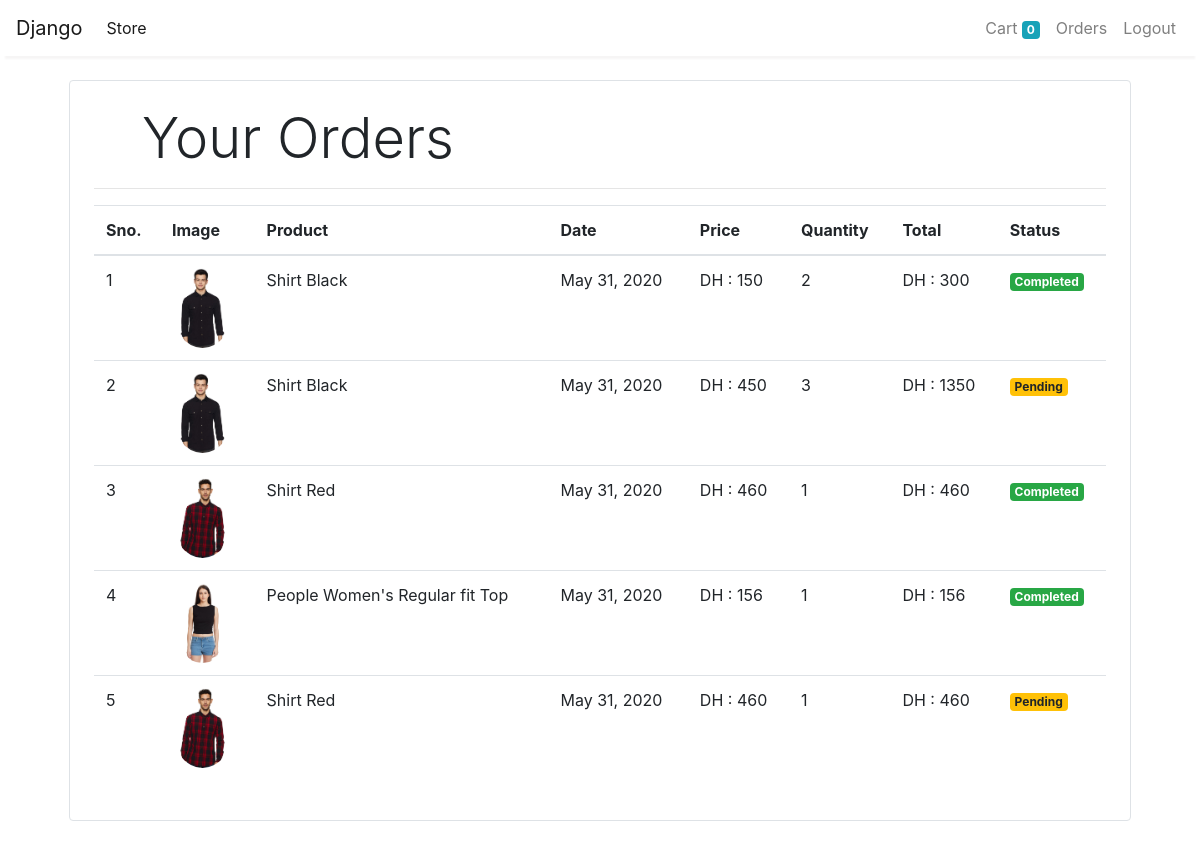
Screenshot of /orders (signed in) with the database file from the repository.
### store/models/orders.py (models this page shows, shortened)
class Order(models.Model):
    product = models.ForeignKey(Product,
                                on_delete=models.CASCADE)
    customer = models.ForeignKey(Customer,
                                 on_delete=models.CASCADE)
    quantity = models.IntegerField(default=1)
    price = models.IntegerField()
    address = models.CharField(max_length=50, default='', blank=True)
    phone = models.CharField(max_length=50, default='', blank=True)
    date = models.DateField(default=datetime.datetime.today)
    status = models.BooleanField(default=False)
    @staticmethod
    def get_orders_by_customer(customer_id):
        return Order.objects.filter(customer=customer_id).order_by('-date')

### store/models/product.py (models this page shows, shortened)
class Product(models.Model):
    name = models.CharField(max_length=50)
    price = models.IntegerField(default=0)
    category = models.ForeignKey(Category, on_delete=models.CASCADE, default=1)
    description = models.CharField(max_length=200, default='' , null=True , blank=True)
    image = models.ImageField(upload_to='uploads/products/')

### store/middlewares/auth.py (the view)
    def middleware(request):
        print(request.session.get('customer'))
        returnUrl = request.META['PATH_INFO']
        print(request.META['PATH_INFO'])
        if not request.session.get('customer'):
           return redirect(f'login?return_url={returnUrl}')
        response = get_response(request)
        return response

### store/templatetags/custom_filter.py (called while the page is built)
@register.filter(name='currency')
def currency(number):
    return "DH : "+str(number)

@register.filter(name='multiply')
def multiply(number , number1):
    return number * number1

### store/views/orders.py (called while the page is built)
    def get(self , request ):
        customer = request.session.get('customer')
        orders = Order.get_orders_by_customer(customer)
        print(orders)
        return render(request , 'orders.html'  , {'orders' : orders})

### store/templates/orders.html
{% extends 'base.html' %}
{% block content %}
{% load cart %}
{% load custom_filter %}
<div class="container">
   <div class="border rounded p-4 m-4">
        <p class="display-4 pl-4 ml-4">Your Orders</p>
        <hr>
        <table class="table">
            <thead>
                <tr>
                    <th>Sno.</th>
                    <th>Image</th>
                    <th>Product</th>
                    <th>Date</th>
                    <th>Price</th>
                    <th>Quantity</th>
                    <th>Total</th>
                    <th>Status</th>
                </tr>
            </thead>
            <tbody>
                {% for order in orders %}
                <tr>
                    <td>{{forloop.counter}}</td>
                    <td><img style="height: 80px;" class="rounded-circle" src="{{order.product.image.url}}" alt=""></td>
                    <td>{{order.product.name}}</td>
                    <td>{{order.date}}</td>
                    <td>{{order.price|currency}}</td>
                    <td>{{order.quantity}}</td>
                    <td>{{order.quantity|multiply:order.price|currency}}</td>
                    {% if order.status %}
                    <td><small class="badge badge-success">Completed</small></td>
                    {%else%}
                    <td><small class="badge badge-warning">Pending</small></td>
                    {% endif %}
                </tr>
                {% endfor %}
            </tbody>
        </table>
   </div>
</div>
{% endblock %}

### rows the page displays
Order: product.image (picture), product.name "Shirt Black", date "May 31, 2020", price "DH : 150", quantity "2", quantity|multiply "DH : 300", status "Completed"
Order: product.image (picture), product.name "Shirt Black", date "May 31, 2020", price "DH : 450", quantity "3", quantity|multiply "DH : 1350", status "Pending"
Order: product.image (picture), product.name "Shirt Red", date "May 31, 2020", price "DH : 460", quantity "1", quantity|multiply "DH : 460", status "Completed"
Order: product.image (picture), product.name "People Women's Regular fit Top", date "May 31, 2020", price "DH : 156", quantity "1", quantity|multiply "DH : 156", status "Completed"
Order: product.image (picture), product.name "Shirt Red", date "May 31, 2020", price "DH : 460", quantity "1", quantity|multiply "DH : 460", status "Pending"

### other values shown
{{ request.session.cart.keys|length }} "0"
